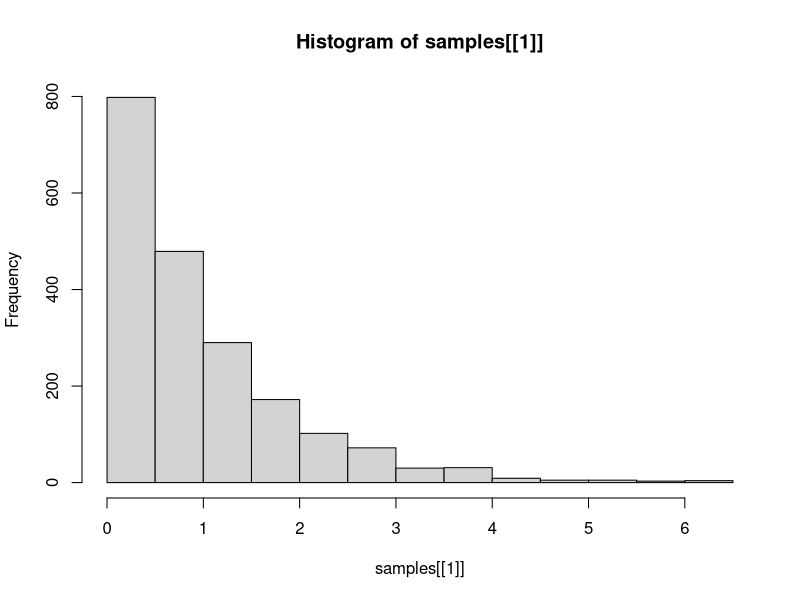
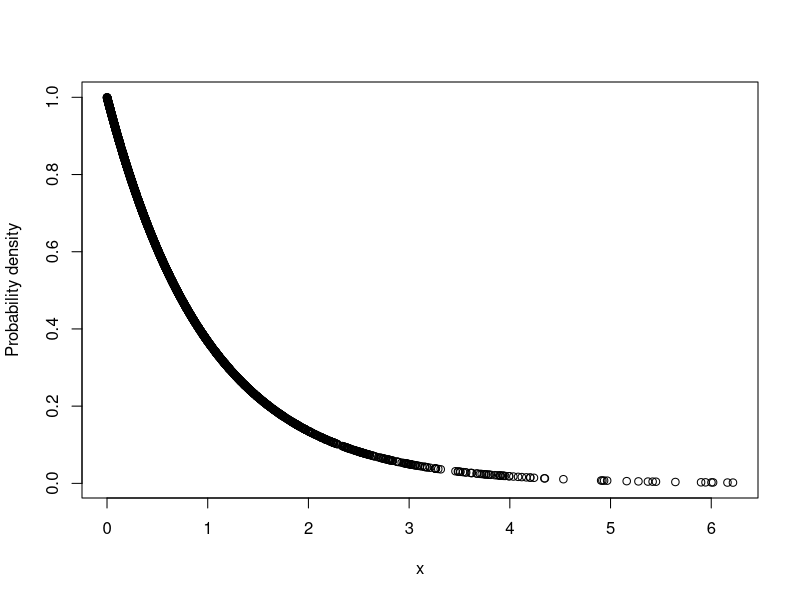

Recreate these plots in R, in order.
# Lab8: sampling methods to generate random samples from different distributions.

# setup

rm(list = ls())

# functions

gen_samples <- function(lambda = 1, num_samples, sample_size) {
  samples <- list()
  
  for(i in 1:num_samples) {
    samples[[i]] <- gen_exponential_sample_via_cdf_inverse(lambda, sample_size)
  }
  
  return(samples)
}

gen_exponential_sample_via_cdf_inverse <- function(lambda = 1, sample_size) {
  exponential_distribution <- rep(NA, sample_size)
  uniform_distribution <- runif(sample_size, 0, 1)
  
  for(i in 1:sample_size) {
    exponential_distribution[i] <- cdf_inverse(lambda, uniform_distribution[i])
  }
  return(exponential_distribution)
}

cdf_inverse <- function(lambda, x) {
  inverse <- (-(1/lambda))*(log(1-x))
  return(inverse)
}

generate_pdfs <- function(samples, lambda) {
  pdfs <- list()
  for(i in 1:length(samples)) {
    pdfs[[i]] <- dexp(samples[[i]], rate = lambda)
  }
  
  return(pdfs)
}

# main

set.seed(124)
lambda <- 1
num_samples <- 2000
sample_size <- 2000

samples <- gen_samples(lambda, num_samples, sample_size)

# checking that the generated samples follow a exponential distribution
hist(samples[[1]])

sample_pdfs <- generate_pdfs(samples, lambda)

# Testing the pdf of the exponetial distribution sample is correct
plot(x = samples[[1]], y = sample_pdfs[[1]], xlab = "x", ylab = "Probability density", type = "p")



